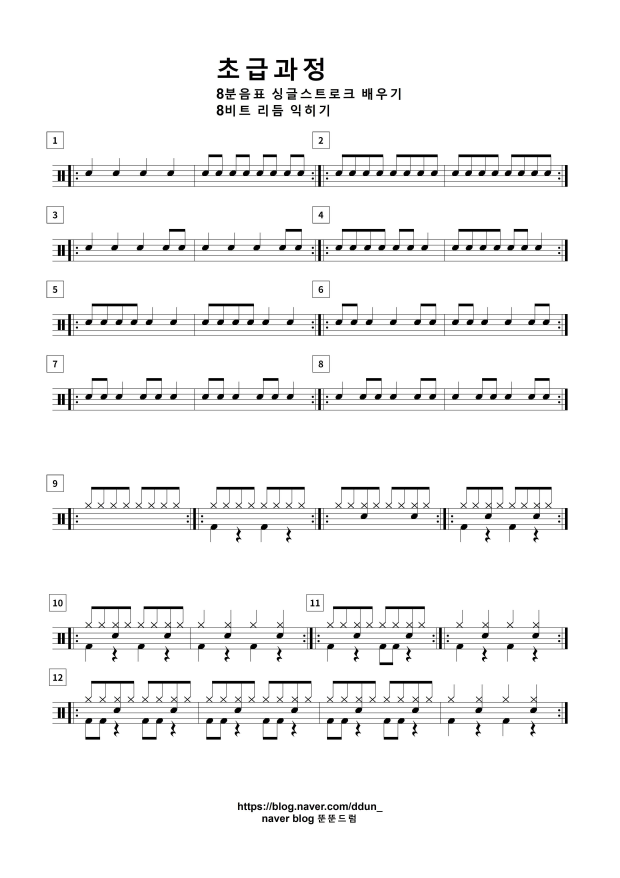
#> input picture template_sy/music_sheet_jpg/3.jpg, 2480 x 3509 px, found by its file name (shown at 1/4 size)
$ python main.py
#> lines starting #> are read from the running program, lines starting #| are printed output that depends on the picture; after the words box and inside, x2 and y2 are one past the last pixel; in counts of white or black regions, pixels touching at a corner belong together
### deep_learning_sy/functions.py
#functions
import cv2
import numpy as np

# 이진화
def threshold(image):
    image = cv2.cvtColor(image, cv2.COLOR_BGR2GRAY)
    ret, image = cv2.threshold(image, 127, 255, cv2.THRESH_BINARY_INV | cv2.THRESH_OTSU)
    return image

# 가중치 설정
def weighted(value):
    standard = 13
    return int(value * (standard / 13))

# 닫힘 연산
# [4 lines left out: function closing, not called in this run]

# 텍스트 표시
def put_text(image, text, loc):
    font = cv2.FONT_HERSHEY_SIMPLEX
    cv2.putText(image, str(text), loc, font, 0.6, (255, 0, 0), 2)

# 객체 y좌표 반환
def get_center(y, h):
    return (y + y + h) / 2

### yr_temp/modules.py
#modules
import cv2
import numpy as np
import functions as fs

#전처리 1
#초기 이미지에서 이진화한 후 보표 영역 이미지만 추출
def remove_noise(image):
    # 보표 영역 추출 및 그 외 노이즈 제거
    image = fs.threshold(image)  # 이미지 이진화
    mask = np.zeros(image.shape, np.uint8)# 보표 영역만 추출하기 위해 마스크 생성
        #연결된 모든 객체를 인식해서 이미지에 사각형 그리기
    cnt, labels, stats, centroids = cv2.connectedComponentsWithStats(image)  # 레이블링
    for i in range(1, cnt):
        x, y, w, h, area = stats[i]
        if w > image.shape[1] * 0.5:  # 인식된 객체의 가로 길이가 이미지 가로 길이의 50% 이상인 경우/보표 영역에만
            cv2.rectangle(mask, (x, y, w, h), (255, 0, 0), -1)  # 사각형 그리기
    masked_image = cv2.bitwise_and(image, mask)

    return masked_image

#전처리 2
#오선 제거
def remove_staves(image):
    height, width = image.shape # 이전 처리된 이미지의 가로, 세로 길이 정보
    staves = []  # 오선의 좌표, 높이들이 저장될 리스트

    # 한 줄(행)에 해당하는 픽셀 개수를 확인하고 히스토그램 이미지에 개수만큼 채우기
    for row in range(height):
        pixels = 0 # 픽셀 개수 변수
        for col in range(width): # 여기까지 for 문을 통해 전체 이미지를 훑기
            pixels += (image[row][col] == 255)  # 한 행에 존재하는 픽셀의 개수를 셈
        if pixels >= width * 0.5:  # 픽셀의 개수가 전체 이미지 넓이의 50% 이상이라면-> 오선이라면 오선에 관한 정보 정리
            if len(staves) == 0 or abs(staves[-1][0] + staves[-1][1] - row) >= 1:  # 첫 오선이거나 이전에 검출된 오선과 다른 오선
                staves.append([row, 1])  # 오선 추가 [오선의 y 좌표][오선 높이]
            else:  # 이전에 검출된 오선과 같은 오선
                staves[-1][1] += 1  # 리스트의 마지막에서 2번째 요소인 [오선 높이]에 +1
        # 여기까지 오선에 관한 정보 정리

    #오선의 위, 아래를 탐색한 후 픽셀이 존재하지 않으면 오선을 지우는 코드
    for staff in range(len(staves)):
        top_pixel = staves[staff][0]  # 오선의 최상단 y 좌표
        bot_pixel = staves[staff][0] + staves[staff][1] - 1  # 오선의 최하단 y 좌표 (오선의 최상단 y 좌표 + 오선 높이)
        for col in range(width):
            if image[top_pixel - 1][col] == 0 and image[bot_pixel + 1][col] == 0:  # 오선 위, 아래로 픽셀이 있는지 탐색
                for row in range(top_pixel, bot_pixel + 1):
                    image[row][col] = 0  # 오선을 지움
    return image, [x[0] for x in staves]

#전처리 3
#이미지 정규화
def normalization(image, staves, standard):
    avg_distance = 0
    lines = int(len(staves) / 5)  # 보표의 개수
    for line in range(lines):
        for staff in range(4):
            staff_above = staves[line * 5 + staff]
            staff_below = staves[line * 5 + staff + 1]
            avg_distance += abs(staff_above - staff_below)  # 오선의 간격을 누적해서 더해줌
    avg_distance /= len(staves) - lines  # 오선 간의 평균 간격

    height, width = image.shape  # 이미지의 높이와 넓이
    weight = standard / avg_distance  # 기준으로 정한 오선 간격을 이용해 가중치를 구함
    new_width = int(width * weight)  # 이미지의 넓이에 가중치를 곱해줌
    new_height = int(height * weight)  # 이미지의 높이에 가중치를 곱해줌

    image = cv2.resize(image, (new_width, new_height))  # 이미지 리사이징
    ret, image = cv2.threshold(image, 127, 255, cv2.THRESH_BINARY | cv2.THRESH_OTSU)  # 이미지 이진화
    staves = [x * weight for x in staves]  # 오선 좌표에도 가중치를 곱해줌

    return image, staves

### yr_temp/main.py
import cv2
import os
import numpy as np
import functions as fs
import modules

#이미지 불러오기
image=cv2.imread("C:/music-sheet-algoritm/yr_temp/music_sheet_jpg/3.jpg", cv2.IMREAD_ANYCOLOR)
#> image is the input picture: shape (3509, 2480, 3); mean B, G, R 244.2, 244.2, 244.2

# 전처리 1. 보표 영역 추출 및 그 외 노이즈 제거
masked_image = modules.remove_noise(image)
#> in threshold, `ret, image = cv2.threshold(image, 127, 255, cv2.THRESH_BINARY_INV | cv..`:
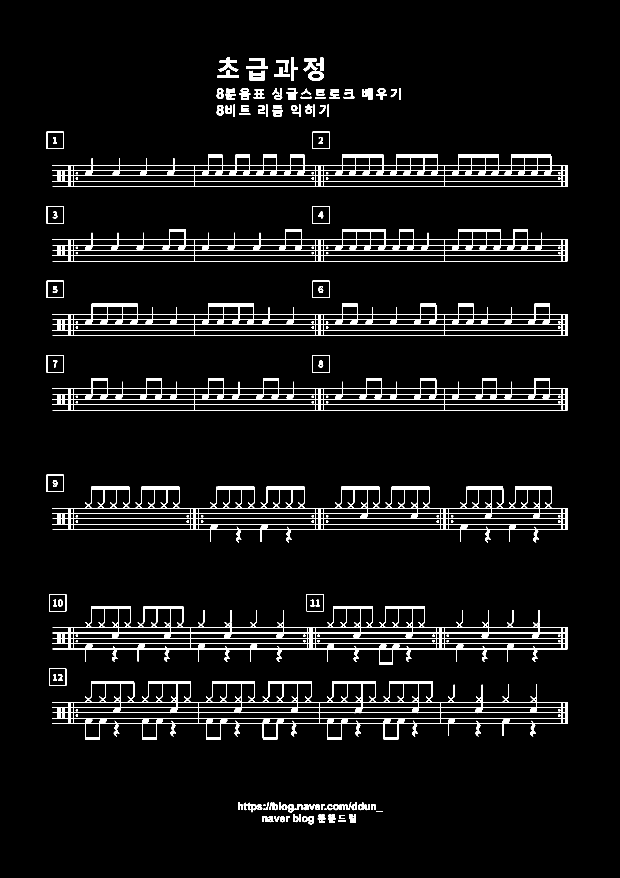
#> image: shape (3509, 2480) (shown at 1/4 size); 4.3% white; 203 white regions, largest, box (x1, y1, x2, y2) and area: (210, 2724, 2271, 2959) 59081, (210, 1947, 2271, 2170) 51348, (210, 2425, 2271, 2660) 48446
#> in threshold, `ret, image = cv2.threshold(image, 127, 255, cv2.THRESH_BINARY_INV | cv..`: ret = 139
#> in remove_noise, `cnt, labels, stats, centroids = cv2.connectedComponentsWithStats(image)`:
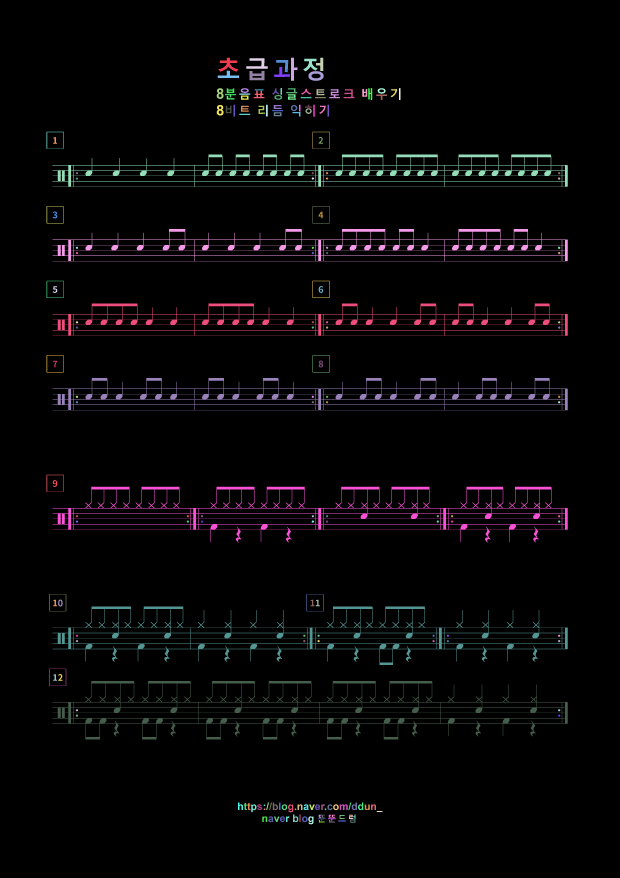
#> labels: shape (3509, 2480) int32 (shown at 1/4 size); 204 distinct labels, from 0 to 203; one colour per label, 0 black
#> in remove_noise, `cnt, labels, stats, centroids = cv2.connectedComponentsWithStats(image)`: cnt = 204; stats = 204 rows, first 6: [0, 0, 2480, 3509, 8326349], [874, 231, 79, 55, 1796], [1164, 231, 26, 92, 1245], [1264, 231, 29, 53, 806], [985, 233, 86, 42, 1717], [1213, 235, 57, 50, 1333]; centroids = 204 pairs, first value 216.2 to 2236.3, second value 255.9 to 3286.5
#> the loop in remove_noise, `for i in range(1, cnt):` made 203 passes
#> after the loop in remove_noise, `for i in range(1, cnt):`:
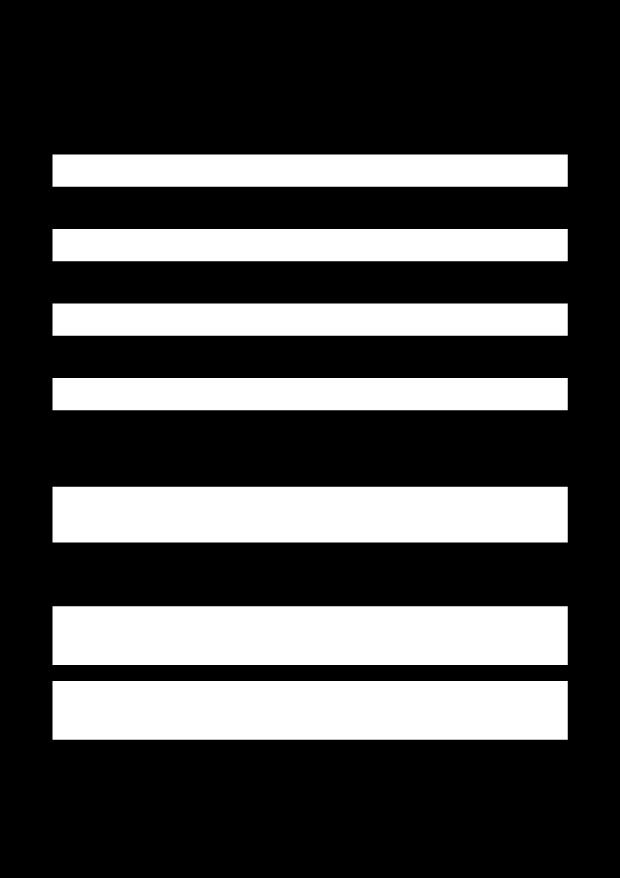
#> mask: shape (3509, 2480) (shown at 1/4 size); 28.6% white; 7 white regions, largest, box (x1, y1, x2, y2) and area: (210, 2425, 2271, 2660) 484335, (210, 2724, 2271, 2959) 484335, (210, 1947, 2271, 2170) 459603
#> in remove_noise, `masked_image = cv2.bitwise_and(image, mask)`:
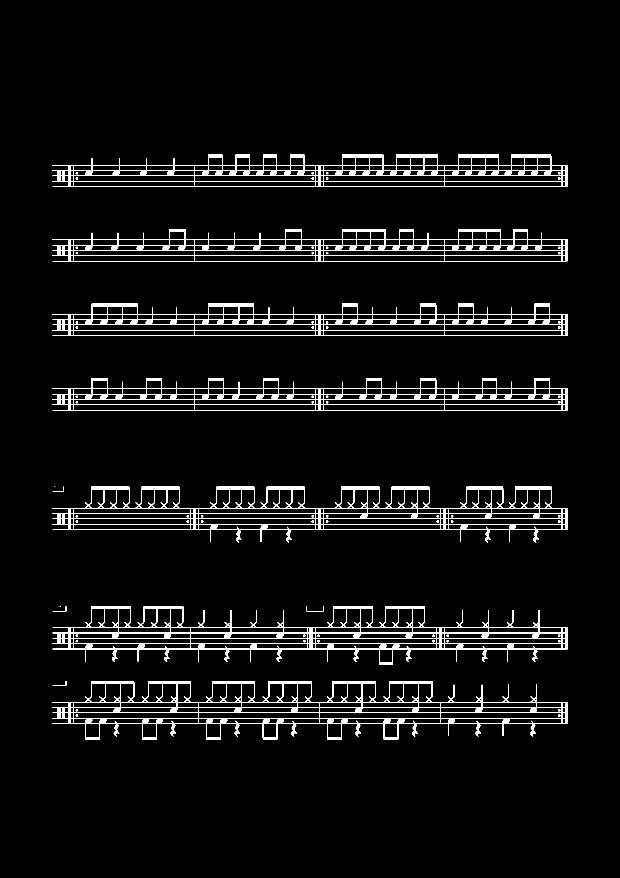
#> masked_image: shape (3509, 2480) (shown at 1/4 size); 3.7% white; 77 white regions (2 under 20 px), largest, box (x1, y1, x2, y2) and area: (210, 2724, 2271, 2959) 59081, (210, 1947, 2271, 2170) 51348, (210, 2425, 2271, 2660) 48446

# 전처리 2. 오선 제거
removed_image, staves = modules.remove_staves(masked_image)
#> after the loop in remove_staves, `for row in range(height):`: staves = 35 pairs, first value 660 to 2893, second value 1 to 2
#> the loop in remove_staves, `for staff in range(len(staves)):` made 35 passes
#> (top_pixel, bot_pixel) on passes 1 to 8: (660, 661), (681, 682), (703, 703), (724, 725), (746, 746), (958, 959), (980, 980), (1001, 1001)
#> after the loop in remove_staves, `for staff in range(len(staves)):`:
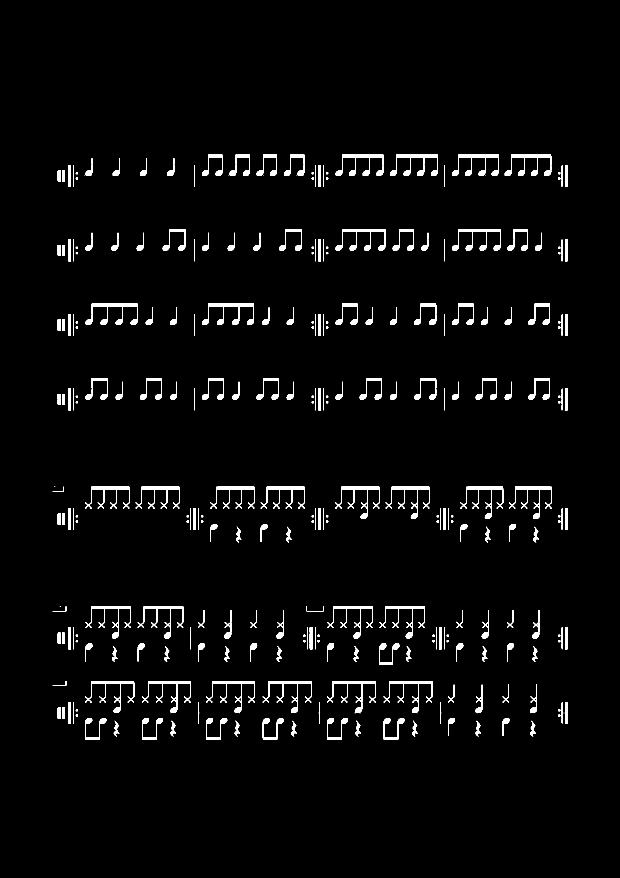
#> image: shape (3509, 2480) (shown at 1/4 size); 2.6% white; 316 white regions (41 under 20 px), largest, box (x1, y1, x2, y2) and area: (342, 1214, 550, 1300) 4374, (808, 1214, 1016, 1300) 4361, (1342, 916, 1541, 1002) 4270
#> staves = 35 values from 660 to 2893

# 전처리 3. 이미지 정규화
image_3, staves = modules.normalization(removed_image, staves, 13)
#> in normalization, `lines = int(len(staves) / 5)`: lines = 7
#> after the loop in normalization, `for line in range(lines):`: avg_distance = 600
#> in normalization, `avg_distance /= len(staves) - lines`: avg_distance = 21.43
#> in normalization, `weight = standard / avg_distance`: weight = 0.607
#> in normalization, `new_width = int(width * weight)`: new_width = 1504
#> in normalization, `new_height = int(height * weight)`: new_height = 2128
#> in normalization, `ret, image = cv2.threshold(image, 127, 255, cv2.THRESH_BINARY | cv2.TH..`:
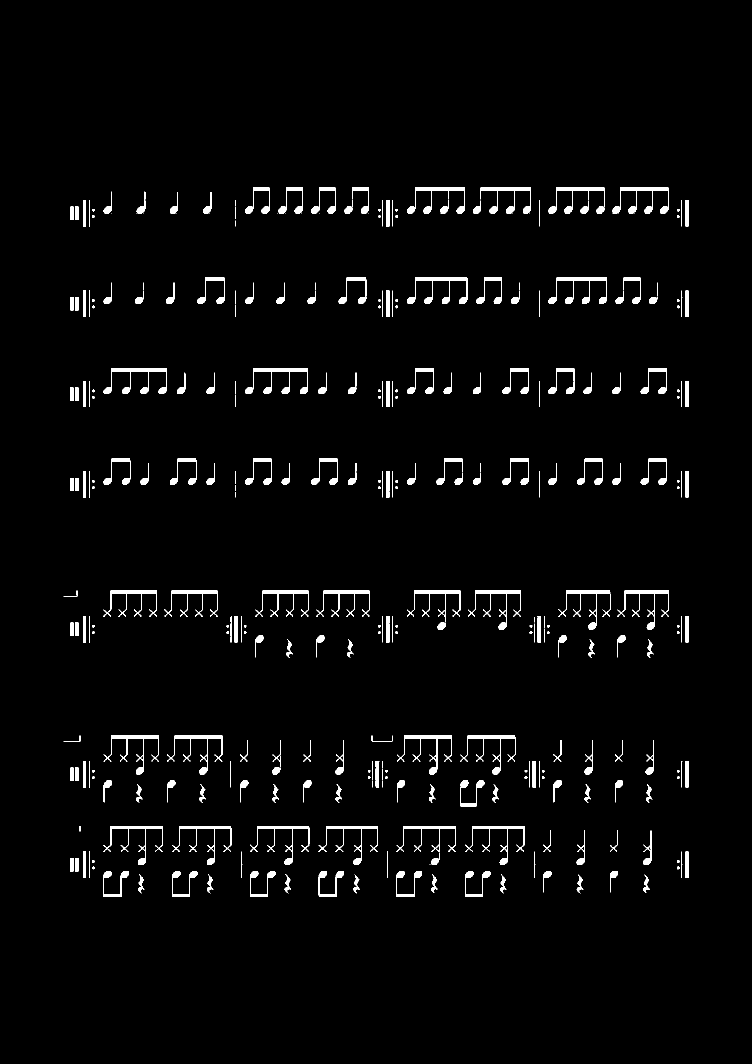
#> image: shape (2128, 1504) (shown at 1/2 size); 2.6% white; 325 white regions (34 under 20 px), largest, box (x1, y1, x2, y2) and area: (207, 736, 334, 788) 1642, (814, 555, 935, 608) 1641, (490, 736, 616, 788) 1599
#> in normalization, `ret, image = cv2.threshold(image, 127, 255, cv2.THRESH_BINARY | cv2.TH..`: ret = 122
#> in normalization, `staves = [x * weight for x in staves]`: staves = 35 values from 400.4 to 1755.1
#> staves = 35 values from 400.4 to 1755.1

#이미지 띄우기
cv2.imshow('image', image_3)
cv2.waitKey(0)
cv2.destroyAllWindows()

$ run again, with template_sy/music_sheet_jpg/4.jpg copied over template_sy/music_sheet_jpg/3.jpg
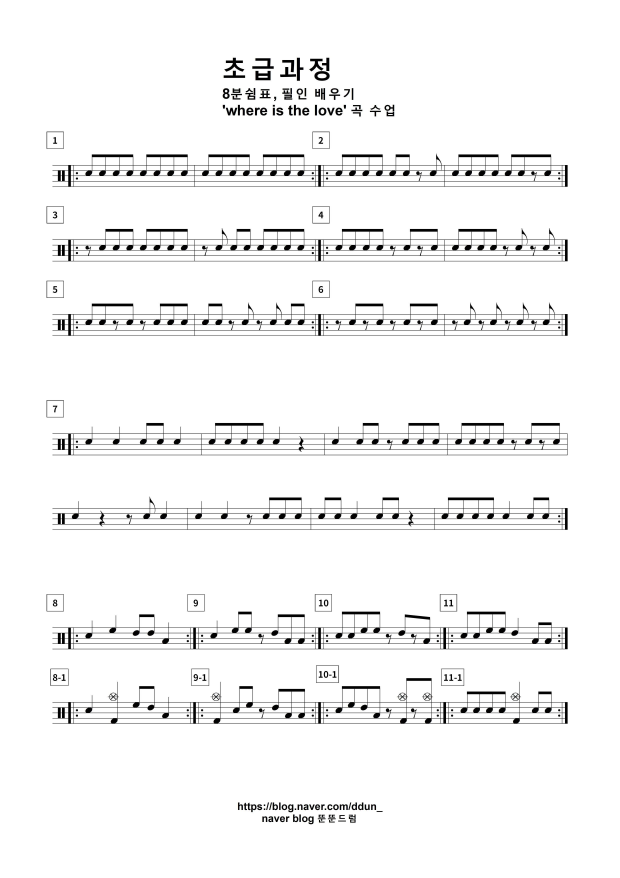
#> input picture template_sy/music_sheet_jpg/4.jpg, 2480 x 3509 px, found by its file name (shown at 1/4 size)
#> image is the input picture: shape (3509, 2480, 3); mean B, G, R 244.5, 244.5, 244.5
#> in threshold, `ret, image = cv2.threshold(image, 127, 255, cv2.THRESH_BINARY_INV | cv..`:
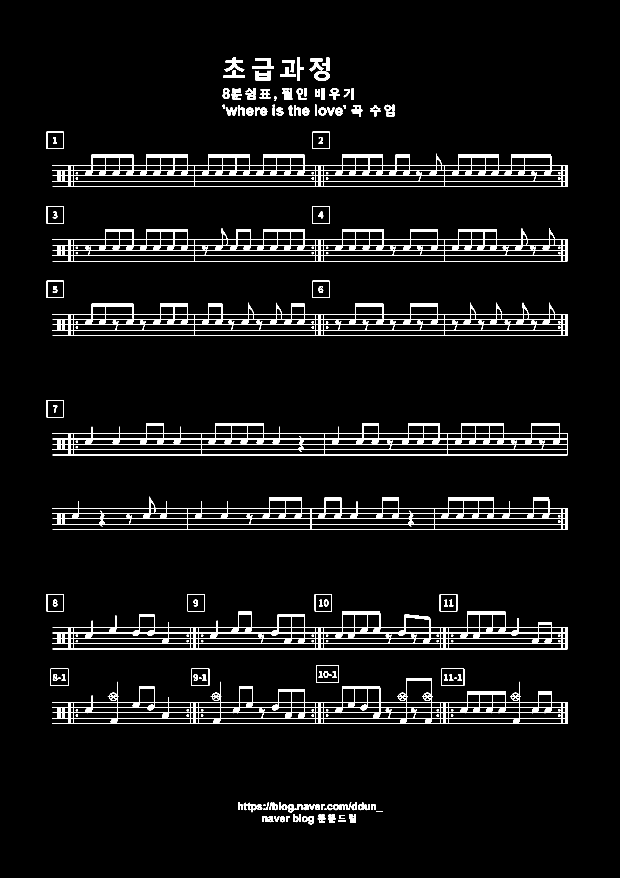
#> image: shape (3509, 2480) (shown at 1/4 size); 4.3% white; 217 white regions, largest, box (x1, y1, x2, y2) and area: (210, 615, 2271, 747) 51524, (210, 2713, 2271, 2895) 48913, (210, 913, 2271, 1045) 45924
#> in threshold, `ret, image = cv2.threshold(image, 127, 255, cv2.THRESH_BINARY_INV | cv..`: ret = 139
#> labels: shape (3509, 2480) int32; 218 distinct labels, from 0 to 217
#> cnt = 218; stats = 218 rows, first 6: [0, 0, 2480, 3509, 8332206], [898, 231, 79, 55, 1796], [1188, 231, 26, 92, 1245], [1288, 231, 29, 53, 806], [1009, 233, 86, 42, 1717], [1237, 235, 57, 50, 1333]; centroids = 218 pairs, first value 215.6 to 2236.3, second value 255.9 to 3286.5
#> the loop in remove_noise, `for i in range(1, cnt):` made 217 passes
#> after the loop in remove_staves, `for row in range(height):`: staves = 35 pairs, first value 660 to 2893, second value 1 to 2
#> the loop in remove_staves, `for staff in range(len(staves)):` made 35 passes
#> (top_pixel, bot_pixel) on passes 1 to 8: (660, 661), (681, 682), (703, 703), (724, 725), (746, 746), (958, 959), (980, 980), (1001, 1001)
#> `removed_image, staves = modules.remove_staves(masked_image)`: staves = 35 values from 660 to 2893
#> lines = 7
#> after the loop in normalization, `for line in range(lines):`: avg_distance = 599
#> in normalization, `avg_distance /= len(staves) - lines`: avg_distance = 21.39
#> weight = 0.608
#> new_width = 1507
#> new_height = 2132
#> in normalization, `ret, image = cv2.threshold(image, 127, 255, cv2.THRESH_BINARY | cv2.TH..`:
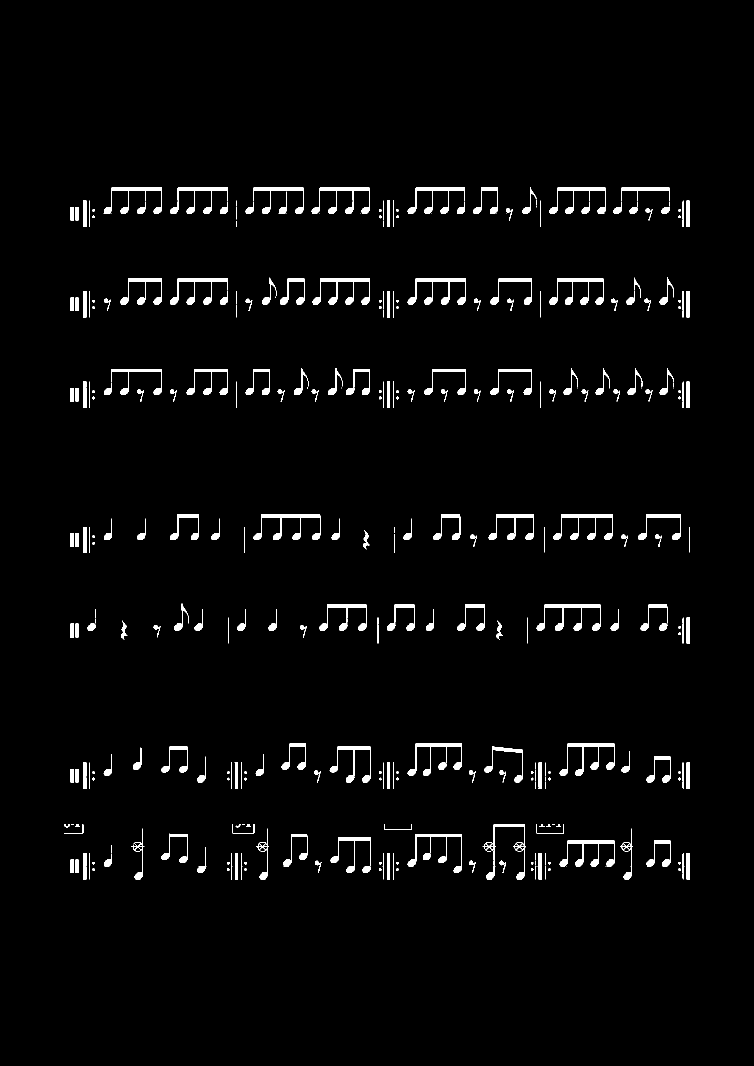
#> image: shape (2132, 1507) (shown at 1/2 size); 2.5% white; 341 white regions (60 under 20 px), largest, box (x1, y1, x2, y2) and area: (507, 1028, 641, 1080) 1755, (1073, 1209, 1201, 1261) 1691, (623, 375, 740, 428) 1640
#> in normalization, `ret, image = cv2.threshold(image, 127, 255, cv2.THRESH_BINARY | cv2.TH..`: ret = 120
#> in normalization, `staves = [x * weight for x in staves]`: staves = 35 values from 401.1 to 1758
